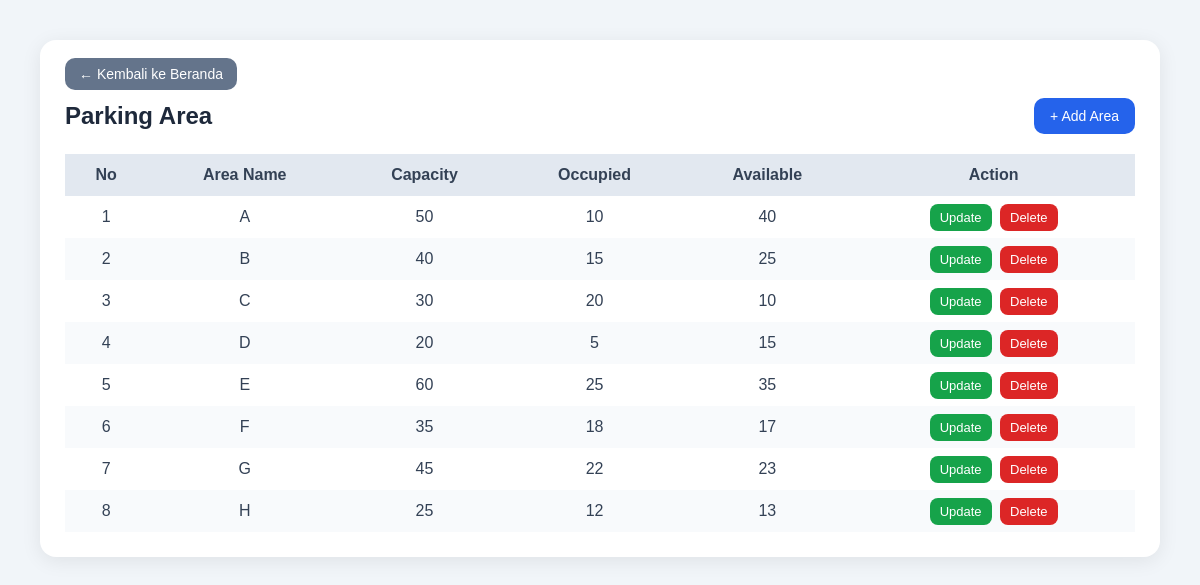
Screenshot of /View/v_tampil_data_area.php (signed in) with the database file from the repository.
### tables this page shows
CREATE TABLE `tb_area_parkir` (
  `id_area` int(11) NOT NULL,
  `nama_area` varchar(50) DEFAULT NULL,
  `kapasitas` int(11) DEFAULT NULL,
  `terisi` int(11) DEFAULT NULL
);

### Model/m_koneksi.php (called while the page is built, shortened)
<?php
class koneksi {
    private $host = "localhost";
    private $username = "root";
    private $pass = "";
    private $db = "parkir";
    function __construct()
    {
        $this->koneksi = mysqli_connect($this->host, $this->username, $this->pass, $this->db);
    }
}
?>

### Model/m_area.php (called while the page is built, shortened)
<?php
include_once __DIR__ . '/m_koneksi.php';
class m_area {
    private $conn;
    public function __construct() {
        $koneksi = new koneksi();
        $this->conn = $koneksi->koneksi;
    }
    public function tampil_data() {
        $query = mysqli_query($this->conn, "SELECT * FROM tb_area_parkir");
        return mysqli_fetch_all($query, MYSQLI_ASSOC);
    }
}

### Controller/c_area.php (called while the page is built, shortened)
<?php
include_once '../Model/m_area.php';
$area = new m_area();
$data_area = $area->tampil_data();

### View/v_tampil_data_area.php (the view, shortened to what this page needs)
<?php include_once '../Controller/c_area.php'; ?>
<!DOCTYPE html>
<html lang="id">
<head>
</head>
<body>
<div class="container">
    <div class="top-bar">
        <a href="v_homeadmin.php" class="kembali">← Kembali ke Beranda</a>
    </div>
    <div class="header">
        <h2>Parking Area</h2>
        <a href="v_tambah_data_area.php" class="add">+ Add Area</a>
    </div>
    <table>
        <thead>
            <tr>
                <th>No</th>
                <th>Area Name</th>
                <th>Capacity</th>
                <th>Occupied</th>
                <th>Available</th>
                <th>Action</th>
            </tr>
        </thead>
        <tbody>
        <?php if (!empty($data_area)): ?>
            <?php $no = 1; foreach ($data_area as $row): ?>
            <tr>
                <td><?= $no++; ?></td>
                <td><?= htmlspecialchars($row['nama_area']); ?></td>
                <td><?= $row['kapasitas']; ?></td>
                <td><?= $row['terisi']; ?></td>
                <td><?= $row['kapasitas'] - $row['terisi']; ?></td>
                <td class="action">
                    <a href="../Controller/c_area.php?aksi=edit&id_area=<?= $row['id_area']; ?>" class="edit">Update</a>
                    <a href="../Controller/c_area.php?aksi=hapus&id_area=<?= $row['id_area']; ?>"
                       onclick="return confirm('Delete area <?= htmlspecialchars($row['nama_area']); ?>?')"
                       class="delete">Delete</a>
                </td>
            </tr>
            <?php endforeach; ?>
        <?php else: ?>
            <tr>
                <td colspan="6" class="empty">No parking area data found.</td>
            </tr>
        <?php endif; ?>
        </tbody>
    </table>
</div>
</body>
</html>

### View/v_tampil_data_area.php (style rules this page uses)
body { font-family: "Poppins", sans-serif; background: #f1f5f9; margin: 0; padding: 40px; }
.container { background: #fff; padding: 25px; border-radius: 16px; box-shadow: 0 4px 20px rgba(0,0,0,.08); }
.top-bar { margin-bottom: 15px; }
.kembali { background: #64748b; color: white; padding: 8px 14px; border-radius: 10px; text-decoration: none; font-size: 14px; }
.header { display: flex; justify-content: space-between; align-items: center; margin-bottom: 20px; }
.header h2 { margin: 0; color: #1e293b; }
.add { background: #2563eb; color: white; padding: 10px 16px; border-radius: 10px; text-decoration: none; font-size: 14px; }
table { width: 100%; border-collapse: collapse; }
thead { background: #e2e8f0; }
th, td { padding: 12px; text-align: center; color: #334155; }
th { font-weight: 600; }
tr:nth-child(even) { background: #f8fafc; }
.action a { padding: 6px 10px; color: white; border-radius: 8px; font-size: 13px; text-decoration: none; margin: 0 2px; }
.edit { background: #16a34a; }
.delete { background: #dc2626; }

### rows the page displays
tb_area_parkir: nama_area "A", kapasitas "50", terisi "10", $row['kapasitas'] - $row['terisi'] "40"
tb_area_parkir: nama_area "B", kapasitas "40", terisi "15", $row['kapasitas'] - $row['terisi'] "25"
tb_area_parkir: nama_area "C", kapasitas "30", terisi "20", $row['kapasitas'] - $row['terisi'] "10"
tb_area_parkir: nama_area "D", kapasitas "20", terisi "5", $row['kapasitas'] - $row['terisi'] "15"
tb_area_parkir: nama_area "E", kapasitas "60", terisi "25", $row['kapasitas'] - $row['terisi'] "35"
tb_area_parkir: nama_area "F", kapasitas "35", terisi "18", $row['kapasitas'] - $row['terisi'] "17"
tb_area_parkir: nama_area "G", kapasitas "45", terisi "22", $row['kapasitas'] - $row['terisi'] "23"
tb_area_parkir: nama_area "H", kapasitas "25", terisi "12", $row['kapasitas'] - $row['terisi'] "13"
